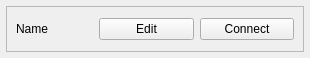
<?xml version="1.0" encoding="UTF-8"?>
<ui version="4.0">
 <class>Form</class>
 <widget class="QWidget" name="Form">
  <property name="geometry">
   <rect>
    <x>0</x>
    <y>0</y>
    <width>310</width>
    <height>58</height>
   </rect>
  </property>
  <property name="windowTitle">
   <string>Form</string>
  </property>
  <layout class="QHBoxLayout" name="horizontalLayout">
   <property name="leftMargin">
    <number>6</number>
   </property>
   <property name="topMargin">
    <number>6</number>
   </property>
   <property name="rightMargin">
    <number>6</number>
   </property>
   <property name="bottomMargin">
    <number>6</number>
   </property>
   <item>
    <widget class="QFrame" name="frame">
     <property name="frameShape">
      <enum>QFrame::StyledPanel</enum>
     </property>
     <property name="frameShadow">
      <enum>QFrame::Plain</enum>
     </property>
     <property name="lineWidth">
      <number>1</number>
     </property>
     <property name="midLineWidth">
      <number>1</number>
     </property>
     <layout class="QHBoxLayout" name="horizontalLayout_2">
      <item>
       <widget class="QLabel" name="name_lbl">
        <property name="text">
         <string>Name</string>
        </property>
       </widget>
      </item>
      <item>
       <spacer name="horizontalSpacer">
        <property name="orientation">
         <enum>Qt::Horizontal</enum>
        </property>
        <property name="sizeHint" stdset="0">
         <size>
          <width>40</width>
          <height>20</height>
         </size>
        </property>
       </spacer>
      </item>
      <item>
       <widget class="QPushButton" name="edit_btn">
        <property name="minimumSize">
         <size>
          <width>95</width>
          <height>0</height>
         </size>
        </property>
        <property name="maximumSize">
         <size>
          <width>95</width>
          <height>16777215</height>
         </size>
        </property>
        <property name="text">
         <string>Edit</string>
        </property>
       </widget>
      </item>
      <item>
       <widget class="QPushButton" name="connect_btn">
        <property name="minimumSize">
         <size>
          <width>94</width>
          <height>0</height>
         </size>
        </property>
        <property name="maximumSize">
         <size>
          <width>95</width>
          <height>16777215</height>
         </size>
        </property>
        <property name="text">
         <string>Connect</string>
        </property>
       </widget>
      </item>
     </layout>
    </widget>
   </item>
  </layout>
 </widget>
 <resources/>
 <connections>
  <connection>
   <sender>edit_btn</sender>
   <signal>clicked()</signal>
   <receiver>Form</receiver>
   <slot>edit_btn_click()</slot>
   <hints>
    <hint type="sourcelabel">
     <x>153</x>
     <y>30</y>
    </hint>
    <hint type="destinationlabel">
     <x>154</x>
     <y>28</y>
    </hint>
   </hints>
  </connection>
 </connections>
</ui>
